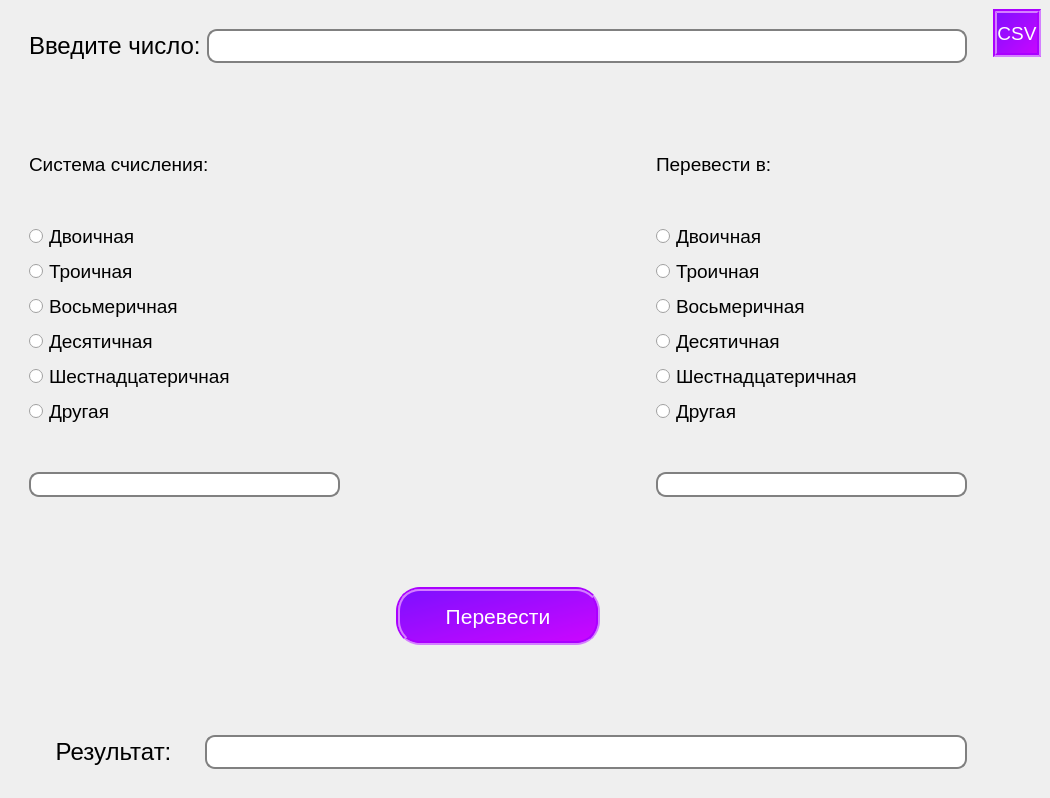
<?xml version="1.0" encoding="UTF-8"?>
<ui version="4.0">
 <class>NumberSystems</class>
 <widget class="QMainWindow" name="NumberSystems">
  <property name="geometry">
   <rect>
    <x>0</x>
    <y>0</y>
    <width>1050</width>
    <height>798</height>
   </rect>
  </property>
  <property name="windowTitle">
   <string>Системы счисления</string>
  </property>
  <property name="styleSheet">
   <string notr="true">#centralwidget { 
            background-image:url(&quot;pic1.jpg&quot;); background-position: center;}</string>
  </property>
  <widget class="QWidget" name="centralwidget">
   <layout class="QGridLayout" name="gridLayout">
    <item row="0" column="2">
     <layout class="QVBoxLayout" name="verticalLayout_5">
      <property name="leftMargin">
       <number>20</number>
      </property>
      <property name="topMargin">
       <number>20</number>
      </property>
      <property name="rightMargin">
       <number>20</number>
      </property>
      <property name="bottomMargin">
       <number>20</number>
      </property>
      <item>
       <layout class="QHBoxLayout" name="horizontalLayout">
        <item>
         <widget class="QLabel" name="label">
          <property name="font">
           <font>
            <family>Arial</family>
            <pointsize>18</pointsize>
           </font>
          </property>
          <property name="text">
           <string>Введите число:</string>
          </property>
         </widget>
        </item>
        <item>
         <widget class="QLineEdit" name="first_number">
          <property name="sizePolicy">
           <sizepolicy hsizetype="Expanding" vsizetype="Fixed">
            <horstretch>0</horstretch>
            <verstretch>0</verstretch>
           </sizepolicy>
          </property>
          <property name="font">
           <font>
            <family>Arial</family>
            <pointsize>18</pointsize>
           </font>
          </property>
          <property name="styleSheet">
           <string notr="true">border: 2px solid gray;
border-radius: 10px;</string>
          </property>
          <property name="text">
           <string/>
          </property>
         </widget>
        </item>
       </layout>
      </item>
      <item>
       <spacer name="verticalSpacer">
        <property name="orientation">
         <enum>Qt::Vertical</enum>
        </property>
        <property name="sizeHint" stdset="0">
         <size>
          <width>20</width>
          <height>40</height>
         </size>
        </property>
       </spacer>
      </item>
      <item>
       <layout class="QHBoxLayout" name="horizontalLayout_3">
        <item>
         <layout class="QVBoxLayout" name="verticalLayout_3">
          <item>
           <widget class="QLabel" name="label_2">
            <property name="font">
             <font>
              <family>Arial</family>
              <pointsize>14</pointsize>
             </font>
            </property>
            <property name="text">
             <string>Система счисления:</string>
            </property>
           </widget>
          </item>
          <item>
           <spacer name="verticalSpacer_3">
            <property name="orientation">
             <enum>Qt::Vertical</enum>
            </property>
            <property name="sizeHint" stdset="0">
             <size>
              <width>20</width>
              <height>40</height>
             </size>
            </property>
           </spacer>
          </item>
          <item>
           <layout class="QVBoxLayout" name="verticalLayout">
            <item>
             <widget class="QRadioButton" name="radioButton">
              <property name="font">
               <font>
                <family>Arial</family>
                <pointsize>14</pointsize>
               </font>
              </property>
              <property name="text">
               <string>Двоичная</string>
              </property>
              <attribute name="buttonGroup">
               <string notr="true">group1</string>
              </attribute>
             </widget>
            </item>
            <item>
             <widget class="QRadioButton" name="radioButton_2">
              <property name="font">
               <font>
                <family>Arial</family>
                <pointsize>14</pointsize>
               </font>
              </property>
              <property name="text">
               <string>Троичная</string>
              </property>
              <attribute name="buttonGroup">
               <string notr="true">group1</string>
              </attribute>
             </widget>
            </item>
            <item>
             <widget class="QRadioButton" name="radioButton_3">
              <property name="font">
               <font>
                <family>Arial</family>
                <pointsize>14</pointsize>
               </font>
              </property>
              <property name="text">
               <string>Восьмеричная</string>
              </property>
              <attribute name="buttonGroup">
               <string notr="true">group1</string>
              </attribute>
             </widget>
            </item>
            <item>
             <widget class="QRadioButton" name="radioButton_4">
              <property name="font">
               <font>
                <family>Arial</family>
                <pointsize>14</pointsize>
               </font>
              </property>
              <property name="text">
               <string>Десятичная</string>
              </property>
              <attribute name="buttonGroup">
               <string notr="true">group1</string>
              </attribute>
             </widget>
            </item>
            <item>
             <widget class="QRadioButton" name="radioButton_5">
              <property name="font">
               <font>
                <family>Arial</family>
                <pointsize>14</pointsize>
               </font>
              </property>
              <property name="text">
               <string>Шестнадцатеричная</string>
              </property>
              <attribute name="buttonGroup">
               <string notr="true">group1</string>
              </attribute>
             </widget>
            </item>
            <item>
             <widget class="QRadioButton" name="radioButton_6">
              <property name="font">
               <font>
                <family>Arial</family>
                <pointsize>14</pointsize>
               </font>
              </property>
              <property name="text">
               <string>Другая</string>
              </property>
              <attribute name="buttonGroup">
               <string notr="true">group1</string>
              </attribute>
             </widget>
            </item>
            <item>
             <spacer name="verticalSpacer_5">
              <property name="orientation">
               <enum>Qt::Vertical</enum>
              </property>
              <property name="sizeHint" stdset="0">
               <size>
                <width>20</width>
                <height>40</height>
               </size>
              </property>
             </spacer>
            </item>
            <item>
             <widget class="QLineEdit" name="other1">
              <property name="enabled">
               <bool>true</bool>
              </property>
              <property name="font">
               <font>
                <family>Arial</family>
                <pointsize>12</pointsize>
               </font>
              </property>
              <property name="styleSheet">
               <string notr="true">border: 2px solid gray;
border-radius: 10px;</string>
              </property>
              <property name="text">
               <string/>
              </property>
             </widget>
            </item>
           </layout>
          </item>
         </layout>
        </item>
        <item>
         <spacer name="horizontalSpacer">
          <property name="orientation">
           <enum>Qt::Horizontal</enum>
          </property>
          <property name="sizeHint" stdset="0">
           <size>
            <width>40</width>
            <height>20</height>
           </size>
          </property>
         </spacer>
        </item>
        <item>
         <layout class="QVBoxLayout" name="verticalLayout_4">
          <item>
           <widget class="QLabel" name="label_3">
            <property name="font">
             <font>
              <family>Arial</family>
              <pointsize>14</pointsize>
             </font>
            </property>
            <property name="text">
             <string>Перевести в:</string>
            </property>
           </widget>
          </item>
          <item>
           <spacer name="verticalSpacer_4">
            <property name="orientation">
             <enum>Qt::Vertical</enum>
            </property>
            <property name="sizeHint" stdset="0">
             <size>
              <width>20</width>
              <height>40</height>
             </size>
            </property>
           </spacer>
          </item>
          <item>
           <layout class="QVBoxLayout" name="verticalLayout_2">
            <item>
             <widget class="QRadioButton" name="radioButton_7">
              <property name="font">
               <font>
                <family>Arial</family>
                <pointsize>14</pointsize>
               </font>
              </property>
              <property name="text">
               <string>Двоичная</string>
              </property>
              <attribute name="buttonGroup">
               <string notr="true">group2</string>
              </attribute>
             </widget>
            </item>
            <item>
             <widget class="QRadioButton" name="radioButton_8">
              <property name="font">
               <font>
                <family>Arial</family>
                <pointsize>14</pointsize>
               </font>
              </property>
              <property name="text">
               <string>Троичная</string>
              </property>
              <attribute name="buttonGroup">
               <string notr="true">group2</string>
              </attribute>
             </widget>
            </item>
            <item>
             <widget class="QRadioButton" name="radioButton_9">
              <property name="font">
               <font>
                <family>Arial</family>
                <pointsize>14</pointsize>
               </font>
              </property>
              <property name="text">
               <string>Восьмеричная</string>
              </property>
              <attribute name="buttonGroup">
               <string notr="true">group2</string>
              </attribute>
             </widget>
            </item>
            <item>
             <widget class="QRadioButton" name="radioButton_10">
              <property name="font">
               <font>
                <family>Arial</family>
                <pointsize>14</pointsize>
               </font>
              </property>
              <property name="text">
               <string>Десятичная</string>
              </property>
              <attribute name="buttonGroup">
               <string notr="true">group2</string>
              </attribute>
             </widget>
            </item>
            <item>
             <widget class="QRadioButton" name="radioButton_11">
              <property name="font">
               <font>
                <family>Arial</family>
                <pointsize>14</pointsize>
               </font>
              </property>
              <property name="text">
               <string>Шестнадцатеричная</string>
              </property>
              <attribute name="buttonGroup">
               <string notr="true">group2</string>
              </attribute>
             </widget>
            </item>
            <item>
             <widget class="QRadioButton" name="radioButton_12">
              <property name="font">
               <font>
                <family>Arial</family>
                <pointsize>14</pointsize>
               </font>
              </property>
              <property name="text">
               <string>Другая</string>
              </property>
              <attribute name="buttonGroup">
               <string notr="true">group2</string>
              </attribute>
             </widget>
            </item>
            <item>
             <spacer name="verticalSpacer_6">
              <property name="orientation">
               <enum>Qt::Vertical</enum>
              </property>
              <property name="sizeHint" stdset="0">
               <size>
                <width>20</width>
                <height>40</height>
               </size>
              </property>
             </spacer>
            </item>
            <item>
             <widget class="QLineEdit" name="other2">
              <property name="font">
               <font>
                <family>Arial</family>
                <pointsize>12</pointsize>
               </font>
              </property>
              <property name="styleSheet">
               <string notr="true">border: 2px solid gray;
border-radius: 10px;</string>
              </property>
             </widget>
            </item>
           </layout>
          </item>
         </layout>
        </item>
       </layout>
      </item>
      <item>
       <spacer name="verticalSpacer_7">
        <property name="orientation">
         <enum>Qt::Vertical</enum>
        </property>
        <property name="sizeHint" stdset="0">
         <size>
          <width>20</width>
          <height>40</height>
         </size>
        </property>
       </spacer>
      </item>
      <item alignment="Qt::AlignHCenter">
       <widget class="QPushButton" name="result_btn">
        <property name="font">
         <font>
          <family>Arial</family>
          <pointsize>16</pointsize>
         </font>
        </property>
        <property name="cursor">
         <cursorShape>PointingHandCursor</cursorShape>
        </property>
        <property name="autoFillBackground">
         <bool>false</bool>
        </property>
        <property name="styleSheet">
         <string notr="true">min-width:  196px;
background-color: qlineargradient(spread:pad, x1:0, y1:0, x2:1, y2:1, stop:0 rgba(124, 16, 255, 255), stop:1 rgba(205, 6, 255, 255));
color: rgb(255, 255, 255);
    max-width:  196px;
    min-height: 50px;
    max-height: 50px;
    border-radius: 24px;
border: 4px groove rgb(170, 0, 255);</string>
        </property>
        <property name="text">
         <string>Перевести</string>
        </property>
        <property name="autoDefault">
         <bool>false</bool>
        </property>
        <property name="default">
         <bool>false</bool>
        </property>
        <property name="flat">
         <bool>false</bool>
        </property>
       </widget>
      </item>
      <item>
       <spacer name="verticalSpacer_2">
        <property name="orientation">
         <enum>Qt::Vertical</enum>
        </property>
        <property name="sizeHint" stdset="0">
         <size>
          <width>20</width>
          <height>40</height>
         </size>
        </property>
       </spacer>
      </item>
      <item>
       <layout class="QHBoxLayout" name="horizontalLayout_2">
        <item>
         <widget class="QLabel" name="label_4">
          <property name="sizePolicy">
           <sizepolicy hsizetype="Preferred" vsizetype="Preferred">
            <horstretch>0</horstretch>
            <verstretch>0</verstretch>
           </sizepolicy>
          </property>
          <property name="font">
           <font>
            <family>Arial</family>
            <pointsize>18</pointsize>
           </font>
          </property>
          <property name="text">
           <string>    Результат:    </string>
          </property>
         </widget>
        </item>
        <item>
         <widget class="QLineEdit" name="result_line">
          <property name="sizePolicy">
           <sizepolicy hsizetype="Expanding" vsizetype="Fixed">
            <horstretch>0</horstretch>
            <verstretch>0</verstretch>
           </sizepolicy>
          </property>
          <property name="font">
           <font>
            <family>Arial</family>
            <pointsize>18</pointsize>
           </font>
          </property>
          <property name="styleSheet">
           <string notr="true">border: 2px solid gray;
border-radius: 10px;</string>
          </property>
         </widget>
        </item>
       </layout>
      </item>
     </layout>
    </item>
    <item row="0" column="3" alignment="Qt::AlignTop">
     <widget class="QPushButton" name="csv_btn">
      <property name="font">
       <font>
        <family>Arial</family>
        <pointsize>14</pointsize>
       </font>
      </property>
      <property name="cursor">
       <cursorShape>PointingHandCursor</cursorShape>
      </property>
      <property name="styleSheet">
       <string notr="true">border: 4px groove rgb(170, 0, 255);
color: rgb(255, 255, 255);
background-color: qlineargradient(spread:pad, x1:0, y1:0, x2:1, y2:1, stop:0 rgba(124, 16, 255, 255), stop:1 rgba(205, 6, 255, 255));
 min-height: 40px;
 min-width: 40px;</string>
      </property>
      <property name="text">
       <string>CSV</string>
      </property>
     </widget>
    </item>
   </layout>
  </widget>
 </widget>
 <resources/>
 <connections/>
 <buttongroups>
  <buttongroup name="group1"/>
  <buttongroup name="group2"/>
 </buttongroups>
</ui>
